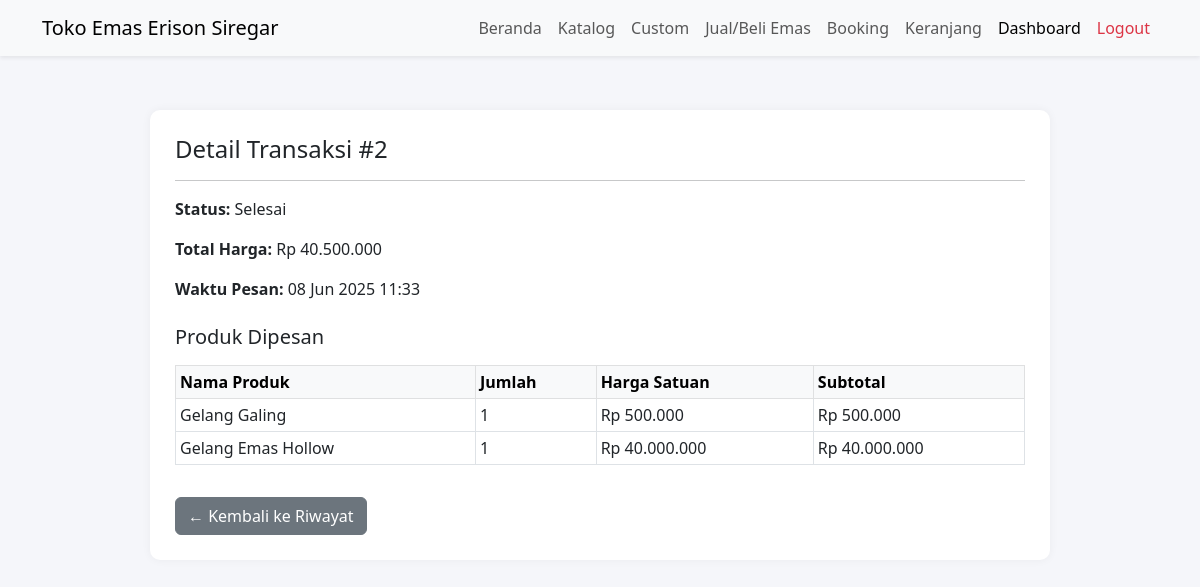
Page /detail_transaksi.php?id=2 (signed in) on the committed database.
### tables this page shows
CREATE TABLE `transactions` (
  `id` int(11) NOT NULL,
  `user_id` int(11) DEFAULT NULL,
  `total_price` decimal(15,2) DEFAULT NULL,
  `status` enum('pending','paid','shipped','completed','cancelled') DEFAULT 'pending',
  `created_at` timestamp NOT NULL DEFAULT current_timestamp(),
  `proof` varchar(255) DEFAULT NULL,
  `paid_at` datetime DEFAULT NULL,
  `shipped_at` datetime DEFAULT NULL,
  `completed_at` datetime DEFAULT NULL
);

CREATE TABLE `order_items` (
  `id` int(11) NOT NULL,
  `order_id` int(11) DEFAULT NULL,
  `product_id` int(11) DEFAULT NULL,
  `quantity` int(11) DEFAULT NULL,
  `price` decimal(15,2) DEFAULT NULL
);

CREATE TABLE `products` (
  `id` int(11) NOT NULL,
  `name` varchar(100) DEFAULT NULL,
  `description` text DEFAULT NULL,
  `category_id` int(50) DEFAULT NULL,
  `weight` decimal(10,2) DEFAULT NULL,
  `material` varchar(255) NOT NULL DEFAULT '',
  `stock` int(11) NOT NULL DEFAULT 0,
  `price` decimal(15,2) DEFAULT NULL,
  `image` varchar(255) DEFAULT NULL,
  `created_at` timestamp NOT NULL DEFAULT current_timestamp()
);

### detail_transaksi.php (called while the page is built)
<?php
include 'views/detail_transaksi.php';

### views/detail_transaksi.php (the view, shortened to what this page needs)
<?php
require_once './config/database.php';
include 'template/header.php';
$user = $_SESSION['user'];
$trx_id = $_GET['id'];
$stmt = $pdo->prepare("SELECT * FROM transactions WHERE id = ? AND user_id = ?");
$stmt->execute([$trx_id, $user['id']]);
$transaction = $stmt->fetch(PDO::FETCH_ASSOC);
$stmtItems = $pdo->prepare("
    SELECT oi.*, p.name AS product_name
    FROM order_items oi
    JOIN products p ON oi.product_id = p.id
    WHERE oi.order_id = ?
");
$stmtItems->execute([$trx_id]);
$items = $stmtItems->fetchAll(PDO::FETCH_ASSOC);
function getStatusLabel($status)
{
    return match ($status) {
        'pending' => 'Menunggu Pembayaran',
        'paid' => 'Sudah Dibayar',
        'shipped' => 'Sedang Dikirim',
        'completed' => 'Selesai',
        'cancelled' => 'Dibatalkan',
        default => ucfirst($status),
    };
}
?>
<!DOCTYPE html>
<html lang="id">
<head>
    <link href="https://cdn.jsdelivr.net/npm/bootstrap@5.3.0/dist/css/bootstrap.min.css" rel="stylesheet">
</head>
<body>
    <div class="section-card">
        <h4>Detail Transaksi #<?= $transaction['id'] ?></h4>
        <hr>
        <p><strong>Status:</strong> <?= getStatusLabel($transaction['status']) ?></p>
        <p><strong>Total Harga:</strong> Rp <?= number_format($transaction['total_price'], 0, ',', '.') ?></p>
        <p><strong>Waktu Pesan:</strong> <?= date('d M Y H:i', strtotime($transaction['created_at'])) ?></p>
        <h5 class="mt-4">Produk Dipesan</h5>
        <div class="table-responsive">
            <table class="table table-bordered table-sm mt-2">
                <thead class="table-light">
                    <tr>
                        <th>Nama Produk</th>
                        <th>Jumlah</th>
                        <th>Harga Satuan</th>
                        <th>Subtotal</th>
                    </tr>
                </thead>
                <tbody>
                    <?php foreach ($items as $item): ?>
                        <tr>
                            <td><?= htmlspecialchars($item['product_name']) ?></td>
                            <td><?= $item['quantity'] ?></td>
                            <td>Rp <?= number_format($item['price'], 0, ',', '.') ?></td>
                            <td>Rp <?= number_format($item['price'] * $item['quantity'], 0, ',', '.') ?></td>
                        </tr>
                    <?php endforeach; ?>
                </tbody>
            </table>
        </div>
        <a href="riwayat.php" class="btn btn-secondary mt-3">← Kembali ke Riwayat</a>
    </div>
</body>
</html>

### views/detail_transaksi.php (style rules this page uses)
body { background-color: #f5f6fa; font-family: 'Segoe UI', sans-serif; }
.section-card { background: #fff; border-radius: 10px; padding: 25px; margin: 30px auto; box-shadow: 0 0 10px rgba(0, 0, 0, 0.05); max-width: 900px; }

### rows in the picture
transactions: id "2", status "Selesai", total_price "40.500.000", created_at "08 Jun 2025 11:33"
order_items: product.name "Gelang Galing", quantity "1", price "500.000", $item['price'] * $item['quantity'] "500.000"
order_items: product.name "Gelang Emas Hollow", quantity "1", price "40.000.000", $item['price'] * $item['quantity'] "40.000.000"
